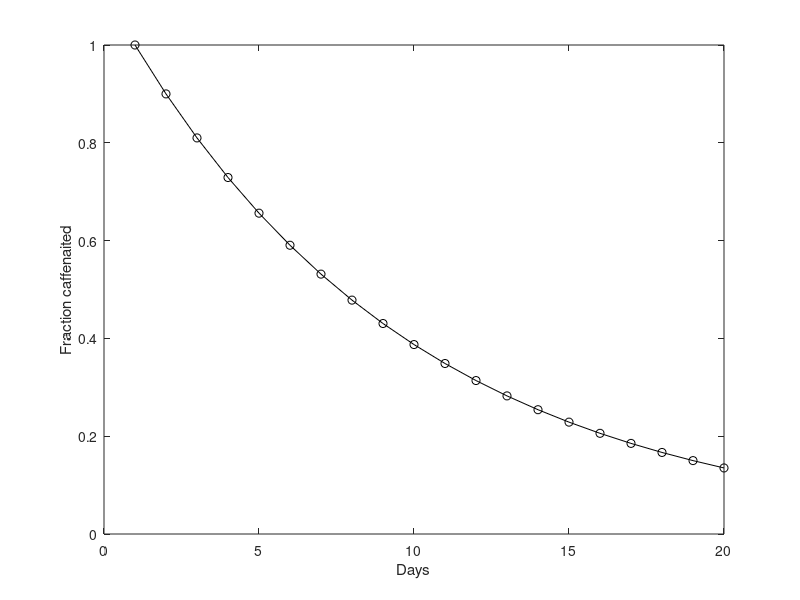

Recreate this plot in MATLAB. (Note: this script raises an error after producing the figure.)
%% Numerical Calculus
% -----
%% The coffee bean model

N = 10; % number of scoops in each jar
nMax = 2*N; % max number of days to simulate
x = zeros(1,nMax); % fraction caffenaited
x(1) = 1.0; % initial fraction caffenaited

for n=2:nMax
    
    x(n) = (1-1/N)*x(n-1);
    
end % finished loop through days

figure;
plot(x,'-ok');
ylabel('Fraction caffenaited');
xlabel('Days');
%% 
% - Sometimes simulation gives unexpected results, i.e., our brains are not 
% always good simulators.
% 
% - Models have assumptions that are wrong.
% 
% 
%% 1. Functions of a continuous variable
%% 1.1 Functions
% Let u(t) be the fluorescence signal from a microscope at time t, with t in 
% seconds:
%% 
% * u(t) = A sin(omega t) + A_0.
% * Functions are black boxes you feed an input and get an output.
% * Two ways to define a function: in-line u=@(t)t^2 and in a separate m-file 
% function

%% Define a function in-line
% u=@(t) A*sin(omega*t) + A_0;

u=@(t,A,omega,A_0) A*sin(omega*t) + A_0;

display( u(1.1,0.1,2.6,0.01) ); % t=0.1, A=1.1, omega=2.6, A_0=0.01
A     = 1.2; % fluorescence intensity units
omega = 2.6; % rad/s
A_0   = 0.02;

u=@(t) A*sin(omega*t)+A_0;

display(u(0.1));
%% a function defined in a separate m-file
% There is a file in this directory called uBlackBox.m that defines a function

display(uBlackBox(0.1));

%% 1.1.1 Functions are different from an array of samples
% Function on a continuous set (can't be plotted directly) versus array of samples 
% u(tArray) (which can be plotted)

tArray = linspace(0,1.6,40);
uArray = u(tArray); % an array of samples of u

figure; hold on;
plot(tArray,uArray);
ylabel('u');
xlabel('t');
%% 

tArrayCoarse = [0.1 0.25 0.5 0.7];
uArrayCoarse = u(tArrayCoarse);

plot(tArray,uArray);
plot(tArrayCoarse, uArrayCoarse, 'ob')
refline(0,0); % add horizontal line at u=0
%%